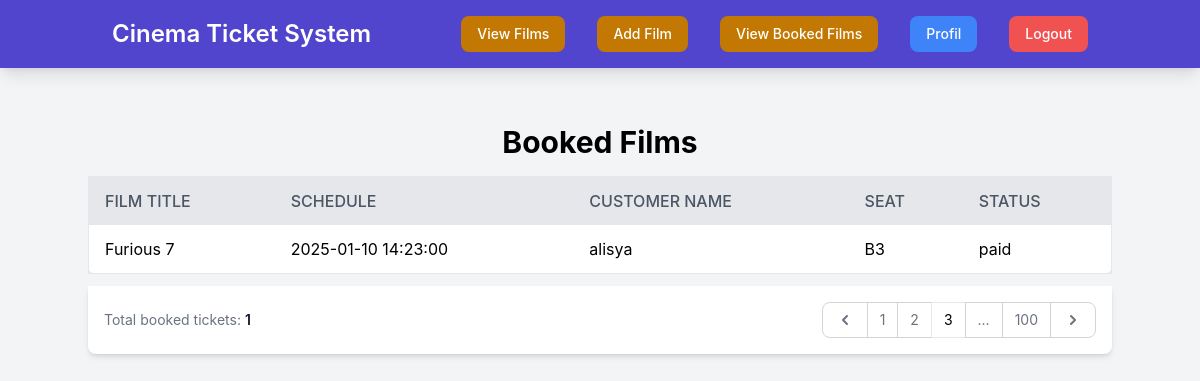
The app's page /index.php?page=view_all_booked_tickets (signed in) with its own data.
### tables this page shows
CREATE TABLE `tickets` (
  `id` int(11) NOT NULL,
  `ticket_number` varchar(50) DEFAULT NULL,
  `film_id` int(11) DEFAULT NULL,
  `seat` varchar(10) DEFAULT NULL,
  `status` enum('sold','available','paid') DEFAULT NULL,
  `customer_id` int(11) DEFAULT NULL,
  `name` varchar(100) DEFAULT NULL,
  `payment_method` varchar(50) DEFAULT NULL
);

CREATE TABLE `films` (
  `id` int(11) NOT NULL,
  `title` varchar(100) DEFAULT NULL,
  `duration` int(11) DEFAULT NULL,
  `rating` decimal(3,2) DEFAULT NULL,
  `schedule` datetime DEFAULT NULL,
  `price` int(10) NOT NULL DEFAULT 0,
  `image_url` varchar(255) NOT NULL,
  `description` varchar(500) NOT NULL
);

### content/view_all_booked_tickets.php (the view, shortened to what this page needs)
<?php
require 'config/koneksi.php';
$stmt = $pdo->prepare('
    SELECT t.id AS ticket_id, f.title, f.schedule, t.name AS customer_name, t.seat, t.status
    FROM tickets t
    JOIN films f ON t.film_id = f.id
    WHERE t.status = "paid"  -- Kondisi untuk tiket yang sudah dibayar
');
$stmt->execute();
$booked_films = $stmt->fetchAll(PDO::FETCH_ASSOC);
$countStmt = $pdo->prepare('SELECT COUNT(*) AS total_tickets FROM tickets WHERE status = "paid"');
$countStmt->execute();
$total_tickets = $countStmt->fetch(PDO::FETCH_ASSOC)['total_tickets'];
?>
<div class="container mx-auto py-8">
    <h1 class="text-3xl font-bold mb-4 text-center">Booked Films</h1>
    <div class="overflow-x-auto">
        <table class="min-w-full bg-white border rounded-lg shadow-lg">
            <thead class="bg-gray-200">
                <tr>
                    <th class="py-3 px-4 text-left font-medium text-gray-600 uppercase">Film Title</th>
                    <th class="py-3 px-4 text-left font-medium text-gray-600 uppercase">Schedule</th>
                    <th class="py-3 px-4 text-left font-medium text-gray-600 uppercase">Customer Name</th>
                    <th class="py-3 px-4 text-left font-medium text-gray-600 uppercase">Seat</th>
                    <th class="py-3 px-4 text-left font-medium text-gray-600 uppercase">Status</th>
                </tr>
            </thead>
            <tbody class="divide-y divide-gray-200">
                <?php foreach ($booked_films as $film): ?>
                    <tr>
                        <td class="py-3 px-4"><?= htmlspecialchars($film['title']) ?></td>
                        <td class="py-3 px-4"><?= htmlspecialchars($film['schedule']) ?></td>
                        <td class="py-3 px-4"><?= htmlspecialchars($film['customer_name']) ?></td>
                        <td class="py-3 px-4"><?= htmlspecialchars($film['seat']) ?></td>
                        <td class="py-3 px-4"><?= htmlspecialchars($film['status']) ?></td>
                    </tr>
                <?php endforeach; ?>
            </tbody>
        </table>
    </div>
    <div class="relative overflow-hidden bg-white rounded-b-lg mt-3 shadow-md dark:bg-gray-800">
        <nav class="flex flex-col items-start justify-between p-4 space-y-3 md:flex-row md:items-center md:space-y-0"
            aria-label="Table navigation">
            <span class="text-sm font-normal text-gray-500">
                Total booked tickets: <span class="font-semibold text-gray-900"><?= $total_tickets ?></span>
            </span>
            <ul class="inline-flex items-stretch -space-x-px">
                <li>
                    <a href="#"
                        class="flex items-center justify-center h-full py-1.5 px-3 ml-0 text-gray-500 bg-white rounded-l-lg border border-gray-300 hover:bg-gray-100 hover:text-gray-700 dark:bg-gray-800 dark:border-gray-700 dark:text-gray-400 dark:hover:bg-gray-700 dark:hover:text-white">
                        <svg class="w-5 h-5" aria-hidden="true" fill="currentColor" viewBox="0 0 20 20"
                            xmlns="http://www.w3.org/2000/svg">
                            <path fill-rule="evenodd"
                                d="M12.707 5.293a1 1 0 010 1.414L9.414 10l3.293 3.293a1 1 0 01-1.414 1.414l-4-4a1 1 0 010-1.414l4-4a1 1 0 011.414 0z"
                                clip-rule="evenodd"></path>
                        </svg>
                    </a>
                </li>
                <li>
                    <a href="#"
                        class="flex items-center justify-center px-3 py-2 text-sm leading-tight text-gray-500 bg-white border border-gray-300 hover:bg-gray-100 hover:text-gray-700 dark:bg-gray-800 dark:border-gray-700 dark:text-gray-400 dark:hover:bg-gray-700 dark:hover:text-white">1</a>
                </li>
                <li>
                    <a href="#"
                        class="flex items-center justify-center px-3 py-2 text-sm leading-tight text-gray-500 bg-white border border-gray-300 hover:bg-gray-100 hover:text-gray-700 dark:bg-gray-800 dark:border-gray-700 dark:text-gray-400 dark:hover:bg-gray-700 dark:hover:text-white">2</a>
                </li>
                <li>
                    <a href="#" aria-current="page"
                        class="z-10 flex items-center justify-center px-3 py-2 text-sm leading-tight border text-primary-600 bg-primary-50 border-primary-300 hover:bg-primary-100 hover:text-primary-700 dark:border-gray-700 dark:bg-gray-700 dark:text-white">3</a>
                </li>
                <li>
                    <a href="#"
                        class="flex items-center justify-center px-3 py-2 text-sm leading-tight text-gray-500 bg-white border border-gray-300 hover:bg-gray-100 hover:text-gray-700 dark:bg-gray-800 dark:border-gray-700 dark:text-gray-400 dark:hover:bg-gray-700 dark:hover:text-white">...</a>
                </li>
                <li>
                    <a href="#"
                        class="flex items-center justify-center px-3 py-2 text-sm leading-tight text-gray-500 bg-white border border-gray-300 hover:bg-gray-100 hover:text-gray-700 dark:bg-gray-800 dark:border-gray-700 dark:text-gray-400 dark:hover:bg-gray-700 dark:hover:text-white">100</a>
                </li>
                <li>
                    <a href="#"
                        class="flex items-center justify-center h-full py-1.5 px-3 leading-tight text-gray-500 bg-white rounded-r-lg border border-gray-300 hover:bg-gray-100 hover:text-gray-700 dark:bg-gray-800 dark:border-gray-700 dark:text-gray-400 dark:hover:bg-gray-700 dark:hover:text-white">
                        <svg class="w-5 h-5" aria-hidden="true" fill="currentColor" viewBox="0 0 20 20"
                            xmlns="http://www.w3.org/2000/svg">
                            <path fill-rule="evenodd"
                                d="M7.293 14.707a1 1 0 010-1.414L10.586 10 7.293 6.707a1 1 0 011.414-1.414l4 4a1 1 0 010 1.414l-4 4a1 1 0 01-1.414 0z"
                                clip-rule="evenodd"></path>
                        </svg>
                    </a>
                </li>
            </ul>
        </nav>
    </div>
</div>

### records on screen
tickets: film.title "Furious 7", film.schedule "2025-01-10 14:23:00", name "alisya", seat "B3", status "paid"

### other values on screen
$total_tickets "1"
